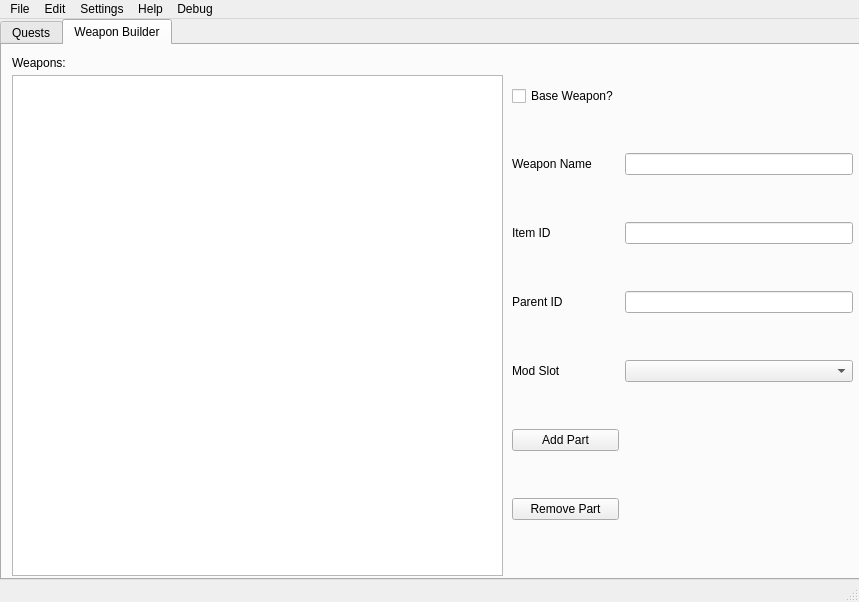
<?xml version="1.0" encoding="UTF-8"?>
<ui version="4.0">
 <class>MainGUI</class>
 <widget class="QMainWindow" name="MainGUI">
  <property name="windowModality">
   <enum>Qt::NonModal</enum>
  </property>
  <property name="enabled">
   <bool>true</bool>
  </property>
  <property name="geometry">
   <rect>
    <x>0</x>
    <y>0</y>
    <width>859</width>
    <height>602</height>
   </rect>
  </property>
  <property name="sizePolicy">
   <sizepolicy hsizetype="Fixed" vsizetype="Fixed">
    <horstretch>0</horstretch>
    <verstretch>0</verstretch>
   </sizepolicy>
  </property>
  <property name="minimumSize">
   <size>
    <width>0</width>
    <height>0</height>
   </size>
  </property>
  <property name="maximumSize">
   <size>
    <width>1080</width>
    <height>720</height>
   </size>
  </property>
  <property name="windowTitle">
   <string>SPT Trader Builder</string>
  </property>
  <property name="windowIcon">
   <iconset>
    <normaloff>data/icon.ico</normaloff>data/icon.ico</iconset>
  </property>
  <property name="tabShape">
   <enum>QTabWidget::Rounded</enum>
  </property>
  <widget class="QWidget" name="centralwidget">
   <property name="sizePolicy">
    <sizepolicy hsizetype="MinimumExpanding" vsizetype="MinimumExpanding">
     <horstretch>0</horstretch>
     <verstretch>0</verstretch>
    </sizepolicy>
   </property>
   <widget class="QTabWidget" name="main_tab">
    <property name="geometry">
     <rect>
      <x>0</x>
      <y>0</y>
      <width>861</width>
      <height>561</height>
     </rect>
    </property>
    <property name="font">
     <font>
      <family>Segoe UI</family>
     </font>
    </property>
    <property name="currentIndex">
     <number>1</number>
    </property>
    <widget class="QWidget" name="questTab">
     <attribute name="title">
      <string>Quests</string>
     </attribute>
     <widget class="QLabel" name="label">
      <property name="geometry">
       <rect>
        <x>10</x>
        <y>10</y>
        <width>111</width>
        <height>16</height>
       </rect>
      </property>
      <property name="font">
       <font>
        <family>Segoe UI</family>
        <pointsize>9</pointsize>
       </font>
      </property>
      <property name="text">
       <string>Open Quests:</string>
      </property>
     </widget>
     <widget class="QListWidget" name="questList">
      <property name="geometry">
       <rect>
        <x>10</x>
        <y>30</y>
        <width>831</width>
        <height>491</height>
       </rect>
      </property>
      <property name="font">
       <font>
        <family>Segoe UI</family>
       </font>
      </property>
     </widget>
    </widget>
    <widget class="QWidget" name="placeholderTab">
     <attribute name="title">
      <string>Weapon Builder</string>
     </attribute>
     <widget class="QTreeView" name="wb_treeview">
      <property name="geometry">
       <rect>
        <x>10</x>
        <y>30</y>
        <width>491</width>
        <height>501</height>
       </rect>
      </property>
     </widget>
     <widget class="QWidget" name="gridLayoutWidget_5">
      <property name="geometry">
       <rect>
        <x>510</x>
        <y>0</y>
        <width>341</width>
        <height>521</height>
       </rect>
      </property>
      <layout class="QGridLayout" name="gridLayout_5">
       <item row="6" column="0">
        <widget class="QPushButton" name="wb_removepart_button">
         <property name="text">
          <string>Remove Part</string>
         </property>
        </widget>
       </item>
       <item row="2" column="1">
        <widget class="QLineEdit" name="wb_itemid_edit"/>
       </item>
       <item row="2" column="0">
        <widget class="QLabel" name="label_2">
         <property name="toolTip">
          <string>&lt;html&gt;&lt;head/&gt;&lt;body&gt;&lt;p&gt;The Mongo ID associated with the weapon part.&lt;/p&gt;&lt;/body&gt;&lt;/html&gt;</string>
         </property>
         <property name="text">
          <string>Item ID</string>
         </property>
        </widget>
       </item>
       <item row="4" column="0">
        <widget class="QLabel" name="wb_modslot">
         <property name="toolTip">
          <string>&lt;html&gt;&lt;head/&gt;&lt;body&gt;&lt;p&gt;What slot will the part fill.&lt;/p&gt;&lt;/body&gt;&lt;/html&gt;</string>
         </property>
         <property name="text">
          <string>Mod Slot</string>
         </property>
        </widget>
       </item>
       <item row="3" column="1">
        <widget class="QLineEdit" name="wb_parentId_edit"/>
       </item>
       <item row="5" column="0">
        <widget class="QPushButton" name="wb_addpart_button">
         <property name="text">
          <string>Add Part</string>
         </property>
        </widget>
       </item>
       <item row="4" column="1">
        <widget class="QComboBox" name="wb_modslot_combo"/>
       </item>
       <item row="0" column="0">
        <widget class="QCheckBox" name="wb_base_check">
         <property name="toolTip">
          <string>&lt;html&gt;&lt;head/&gt;&lt;body&gt;&lt;p&gt;Is this the first part of an entire weapon? Use the lower reciever to begin.&lt;/p&gt;&lt;/body&gt;&lt;/html&gt;</string>
         </property>
         <property name="text">
          <string>Base Weapon?</string>
         </property>
        </widget>
       </item>
       <item row="3" column="0">
        <widget class="QLabel" name="wb_parentid">
         <property name="toolTip">
          <string>&lt;html&gt;&lt;head/&gt;&lt;body&gt;&lt;p&gt;The base weapon mongo ID. Click weapon or weapon part. in tree view to fill. eg. the lower reciever for an upper reciever (m4) or the handgaurd for a foregrip/rail.&lt;/p&gt;&lt;/body&gt;&lt;/html&gt;</string>
         </property>
         <property name="text">
          <string>Parent ID</string>
         </property>
        </widget>
       </item>
       <item row="1" column="0">
        <widget class="QLabel" name="wb_weaponname">
         <property name="toolTip">
          <string>&lt;html&gt;&lt;head/&gt;&lt;body&gt;&lt;p&gt;The name for the weapon as a whole for organization purposes.&lt;/p&gt;&lt;/body&gt;&lt;/html&gt;</string>
         </property>
         <property name="text">
          <string>Weapon Name</string>
         </property>
        </widget>
       </item>
       <item row="1" column="1">
        <widget class="QLineEdit" name="wb_weaponname_edit"/>
       </item>
      </layout>
     </widget>
     <widget class="QLabel" name="label_3">
      <property name="geometry">
       <rect>
        <x>10</x>
        <y>10</y>
        <width>111</width>
        <height>16</height>
       </rect>
      </property>
      <property name="font">
       <font>
        <family>Segoe UI</family>
        <pointsize>9</pointsize>
       </font>
      </property>
      <property name="text">
       <string>Weapons:</string>
      </property>
     </widget>
    </widget>
   </widget>
  </widget>
  <widget class="QStatusBar" name="statusBar">
   <property name="sizeGripEnabled">
    <bool>true</bool>
   </property>
  </widget>
  <widget class="QMenuBar" name="menubar">
   <property name="geometry">
    <rect>
     <x>0</x>
     <y>0</y>
     <width>859</width>
     <height>22</height>
    </rect>
   </property>
   <property name="defaultUp">
    <bool>false</bool>
   </property>
   <property name="nativeMenuBar">
    <bool>true</bool>
   </property>
   <widget class="QMenu" name="menuSettings">
    <property name="title">
     <string>Settings</string>
    </property>
    <addaction name="actionSettingsMenu"/>
   </widget>
   <widget class="QMenu" name="menuHelp">
    <property name="title">
     <string>Help</string>
    </property>
    <addaction name="actionAbout"/>
    <addaction name="actionUpdateCheck"/>
   </widget>
   <widget class="QMenu" name="menuFile">
    <property name="title">
     <string>File</string>
    </property>
    <addaction name="actionQuest_Builder"/>
    <addaction name="actionAssort_Builder"/>
    <addaction name="separator"/>
    <addaction name="actionImport_Quests"/>
    <addaction name="actionExport_Queued_Quests"/>
    <addaction name="separator"/>
    <addaction name="actionExit"/>
   </widget>
   <widget class="QMenu" name="menuEdit">
    <property name="title">
     <string>Edit</string>
    </property>
    <addaction name="actionEdit_Selected_Quest"/>
    <addaction name="separator"/>
    <addaction name="actionRemove_Selected_Quest"/>
   </widget>
   <widget class="QMenu" name="menuDebug">
    <property name="title">
     <string>Debug</string>
    </property>
    <addaction name="actionAdd_queued_to_open_list"/>
    <addaction name="actionAnalyze_CC_subtypes"/>
   </widget>
   <addaction name="menuFile"/>
   <addaction name="menuEdit"/>
   <addaction name="menuSettings"/>
   <addaction name="menuHelp"/>
   <addaction name="menuDebug"/>
  </widget>
  <action name="actionAbout">
   <property name="text">
    <string>About</string>
   </property>
  </action>
  <action name="actionSettingsMenu">
   <property name="enabled">
    <bool>true</bool>
   </property>
   <property name="text">
    <string>See settings.ini for more details.</string>
   </property>
  </action>
  <action name="actionExit">
   <property name="text">
    <string>Exit</string>
   </property>
  </action>
  <action name="actionUpdateCheck">
   <property name="text">
    <string>Check for Updates</string>
   </property>
  </action>
  <action name="actionQuest_Builder">
   <property name="text">
    <string>Quest Builder</string>
   </property>
  </action>
  <action name="actionAssort_Builder">
   <property name="text">
    <string>Assort Builder</string>
   </property>
  </action>
  <action name="actionLocale_Builder">
   <property name="text">
    <string>Locale Builder</string>
   </property>
  </action>
  <action name="actionExport_Queued_Quests">
   <property name="text">
    <string>Export Quests</string>
   </property>
  </action>
  <action name="actionView_Queued_Quests">
   <property name="text">
    <string>View Queued Quests</string>
   </property>
  </action>
  <action name="actionEdit_Selected_Quest">
   <property name="text">
    <string>Edit Selected Quest</string>
   </property>
  </action>
  <action name="actionAdd_queued_to_open_list">
   <property name="text">
    <string>Add queued to open list</string>
   </property>
  </action>
  <action name="actionImport_Quests">
   <property name="text">
    <string>Import Quests</string>
   </property>
  </action>
  <action name="actionRemove_Selected_Quest">
   <property name="text">
    <string>Remove Selected Quest</string>
   </property>
  </action>
  <action name="actionAnalyze_CC_subtypes">
   <property name="text">
    <string>Analyze CC subtypes</string>
   </property>
  </action>
 </widget>
 <resources/>
 <connections/>
</ui>
